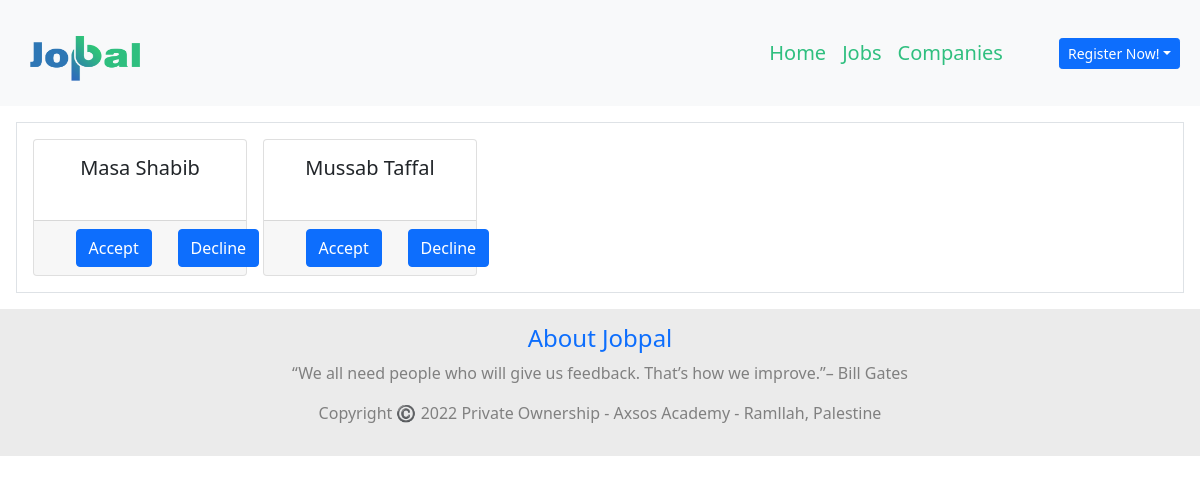
Page /company_jobs/3 on the committed database.
### log_reg/models.py (models this page shows)
class User(models.Model):
    first_name=models.CharField(max_length=90)
    last_name=models.CharField(max_length=90)
    email=models.CharField(max_length=90)
    password=models.CharField(max_length=90)
    birthday=models.DateField()
    created_at = models.DateTimeField(auto_now_add=True)
    updated_at = models.DateTimeField(auto_now=True)
    objects = UserManager()

### jobpal_app/views.py (the view)
# urls.py: path('company_jobs/<int:job_id>', views.applications),
def applications(request, job_id):
    company_job=Job.objects.get(id = job_id)
    context={
        'all_users':User.objects.filter(jobs = company_job)
    }
    return render (request,'applications.html',context)

### jobpal_app/templates/applications.html (shortened to what this page needs)
<!DOCTYPE html>
<html lang="en">
<head>
	{% load static %}
	<link href="https://cdn.jsdelivr.net/npm/bootstrap@5.1.3/dist/css/bootstrap.min.css" rel="stylesheet"
 />
</head>
<body>
    <nav class="navbar navbar-expand-lg navbar-light bg-light p-2">
        <div class="container-fluid">
            <a class="navbar-brand me-5" href="/"><img
                    src="{% static 'img\Untitled-1 copy.png' %}"
                    alt="logo" style="width: 130px; height: 80px;"></a>
            <div class="collapse navbar-collapse justify-content-end" id="navbarNav">
                <ul class="navbar-nav">
                    <li class="nav-item">
                        <a class="nav-link active" aria-current="page" href="/"
                            style="color: #2FBF7F; font-size: 20px;">Home</a>
                    </li>
                    <li class="nav-item">
                        <a class="nav-link" href="/jobs" style="color: #2FBF7F; font-size: 20px;">Jobs</a>
                    </li>
                    <li class="nav-item">
                        <a class="nav-link" href="/companies" style="color: #2FBF7F; font-size: 20px;">Companies</a>
                    </li>
                </ul>
            </div>
                <div class="dropdown">
                {% if request.session.user_id or request.session.company_id %}
                    <a class="btn btn-primary  btn-sm ms-5 " href="/logout" role="button" id="dropdownMenuLink"
                     aria-expanded="false">
                   Logout</a>
                {% else %}
                    <a class="btn btn-primary dropdown-toggle btn-sm ms-5 " href="#" role="button" id="dropdownMenuLink"
                    data-bs-toggle="dropdown" aria-expanded="false">
                    Register Now!</a>
                {% endif %}
            </div>
        </div>
    </nav>
	<div class="container-lg-fluid m-3 p-3 border">
		<div class="row  row-cols-2 row-cols-lg-5 g-2 g-lg-3 " >
			{% for user in all_users %}
			<div class="col-3 ">
				<div class="card h-100 ">
					<div class="card-body">
						<h5 class="card-title text-center mb-4" >{{user.first_name}} {{user.last_name}}</h5>
					</div>
					<div class="card-footer ">
                        <div class="row justify-content-around">
                            <div class="col-3 ">
                                <form action="#" class="text-center">
                                    <button type="submit" class="btn btn-primary text-center">Accept</button>
                                </form>
                            </div>
                            <div class="col-3 ">
                                <form action="#" class="text-center">
                                    <button type="submit" class="btn btn-primary text-center">Decline</button>
                                </form>
                            </div>
                        </div>
					</div>
				</div>
			</div>
			{% endfor %}
		</div>
	</div>
	<footer style="background-color:#ebebeb;padding: 15px;text-align: center;">
		<h4><a href="#" style="text-decoration: none;">About Jobpal</a></h4>
		<p style="color: gray;">“We all need people who will give us feedback. That’s how we improve.”– Bill Gates</p>
        <p style="color: gray;">Copyright ©️ 2022 Private Ownership - Axsos Academy - Ramllah, Palestine</p>
	</footer >
</body>
</html>

### rows in the picture
User: first_name "Masa", last_name "Shabib"
User: first_name "Mussab", last_name "Taffal"
